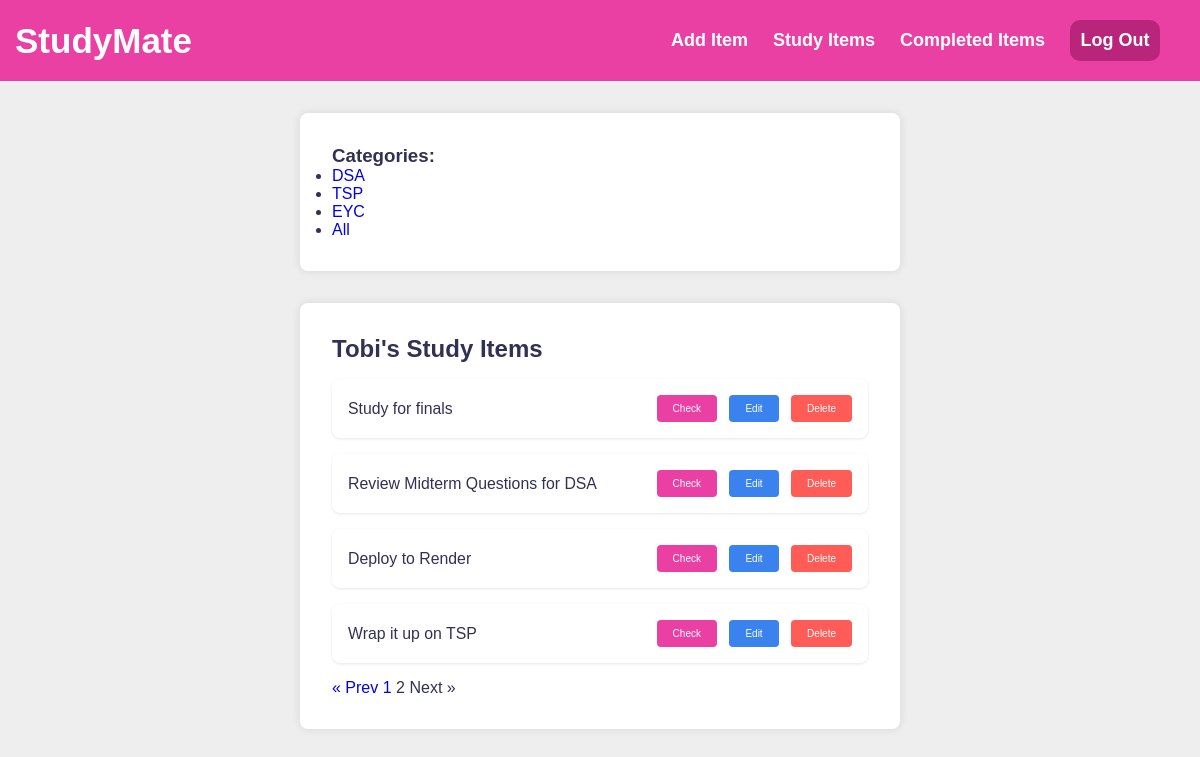
Page /?page=2 (signed in) on the committed database.
### app.py (models this page shows, shortened)
class Tag(db.Model):
    id = db.Column(db.Integer, primary_key=True)
    name = db.Column(db.String(50), unique=True, nullable=False)
    tasks = db.relationship('Task', backref='tag', lazy=True)  # Relationship to Task table

class User(UserMixin, db.Model):
    id = db.Column(db.Integer, primary_key=True)
    username = db.Column(db.String(50), unique=True, nullable=False)
    email = db.Column(db.String(120), unique=True, nullable=False)
    password = db.Column(db.String(255), nullable=False)
    tasks = db.relationship('Task', backref='user', lazy=True)

class Task(db.Model):
    id = db.Column(db.Integer, primary_key=True)
    task = db.Column(db.String(200), nullable=False)
    done = db.Column(db.Boolean, default=False)
    user_id = db.Column(db.Integer, db.ForeignKey('user.id'), nullable=False)
    tag_id = db.Column(db.Integer, db.ForeignKey('tag.id'))  # Foreign key to Tag table

### app.py (the view)
@app.route('/')
@login_required
def index():
    page = request.args.get('page', 1, type=int)  # Get the page number from the URL query parameters
    tasks_query = Task.query.filter_by(user_id=current_user.id, done=False)
    tasks = tasks_query.paginate(page=page, per_page=5)  # Paginate the tasks
    predefined_tags = [tag.name for tag in Tag.query.all()]
    return render_template('index.html', predefined_tags=predefined_tags, tasks=tasks, username=current_user.username)

### app.py (called while the page is built)
@login_manager.user_loader
def load_user(user_id):
    return User.query.get(int(user_id))

### templates/index.html (shortened to what this page needs)
<!DOCTYPE html>
<html lang="en">
  <head>
    <link
      rel="stylesheet"
      href="{{ url_for('static', filename='createroutine.css') }}"
    />
  </head>
  {% include 'navigation.html' %}
  <body>
    <div class="container">
      <h3>Categories:</h3>
      <ul id="tagList">
        {% for tag in predefined_tags %}
        <li>
          <a
            href="{{ url_for('index_with_tag', tag=tag) }}"
            class="tag"
            data-tag="{{ category }}"
            >{{ tag }}</a
          >
        </li>
        {% endfor %}
      </ul>
    </div>
    <div class="container">
      <h1 class="headers">{{ username }}'s Study Items</h1>
      <ul class="study_list">
        {% for study_items in tasks %}
        <li
          class="study_items {% if study_items.done %}done{% endif %}"
          data-category="{{ study_items.tag.name }}"
        >
          <label>
            <span>{{ study_items.task }}</span>
          </label>
          <div class="actions">
            <a
              class="button check-button"
              href="{{ url_for('check', id=study_items.id) }}"
              >Check</a
            >
            <a
              class="button edit-button"
              href="{{ url_for('edit', id=study_items.id) }}"
              >Edit</a
            >
            <a
              class="button delete-button"
              href="{{ url_for('delete', id=study_items.id) }}"
              >Delete</a
            >
          </div>
        </li>
        {% endfor %}
      </ul>
      <div class="pagination">
        {% if tasks.has_prev %}
        <a
          href="?page={{ tasks.prev_num }}{% if tag %}&tag={{ tag }}{% endif %}"
          >&laquo; Prev</a
        >
        {% else %}
        <span class="disabled">&laquo; Prev</span>
        {% endif %} {% for num in tasks.iter_pages(left_edge=1, right_edge=1,
        left_current=1, right_current=1) %} {% if num %} {% if num != tasks.page
        %}
        <a href="?page={{ num }}{% if tag %}&tag={{ tag }}{% endif %}"
          >{{ num }}</a
        >
        {% else %}
        <span class="current">{{ num }}</span>
        {% endif %} {% else %}
        <span class="ellipsis">...</span>
        {% endif %} {% endfor %} {% if tasks.has_next %}
        <a
          href="?page={{ tasks.next_num }}{% if tag %}&tag={{ tag }}{% endif %}"
          >Next &raquo;</a
        >
        {% else %}
        <span class="disabled">Next &raquo;</span>
        {% endif %}
      </div>
    </div>
  </body>
</html>

### static/createroutine.css (style rules this page uses)
:root { --primary: #ea40a4; --light: #eee; --dark: #313154; --danger: #ff5b57; }
* { margin: 0; padding: 0; box-sizing: border-box; }
body { background: var(--light); color: var(--dark); font-family: "Montserrat", sans-serif; }
.container { margin: 2rem auto; padding: 2rem; max-width: 600px; background-color: #fff; border-radius: 8px; box-shadow: 0 0 10px rgba(0, 0, 0, 0.1); }
.headers { font-size: 1.5rem; font-weight: 700; margin-bottom: 1rem; }
.study_items { display: flex; align-items: center; background-color: #fff; padding: 1rem; border-radius: 0.5rem; box-shadow: 0 1px 3px rgba(0, 0, 0, 0.1); margin-bottom: 1rem; }
.study_items label { margin-right: 0.9rem; cursor: pointer; }
.study_items span { font-size: 0.99rem; }
.study_items .actions { margin-left: auto; }
.button { display: inline-block; padding: 0.5rem 1rem; border: none; border-radius: 0.25rem; cursor: pointer; transition: opacity 0.2s ease-in-out; text-decoration: none; color: #5f2020; font-weight: 500; text-align: center; font-size: 10px; }
.check-button { background-color: var(--primary); margin-right: 0.5rem; color: white; }
.edit-button { background-color: #3a82ee; margin-right: 0.5rem; color: white; }
.delete-button { background-color: var(--danger); color: white; }

### static/nav.css (style rules this page uses)
body { margin: 0; background-color: #EEE; }
* { margin: 0; padding: 0; box-sizing: border-box; text-decoration: none; font-family: 'montserrat', sans-serif; }

### rows in the picture
Tag: name "DSA"
Tag: name "TSP"
Tag: name "EYC"
Tag: name "All"
User: username "Tobi"
Task: task "Study for finals"
Task: task "Review Midterm Questions for DSA"
Task: task "Deploy to Render"
Task: task "Wrap it up on TSP"

### other values in the picture
{{ num }} "1"
{{ num }} "2"
